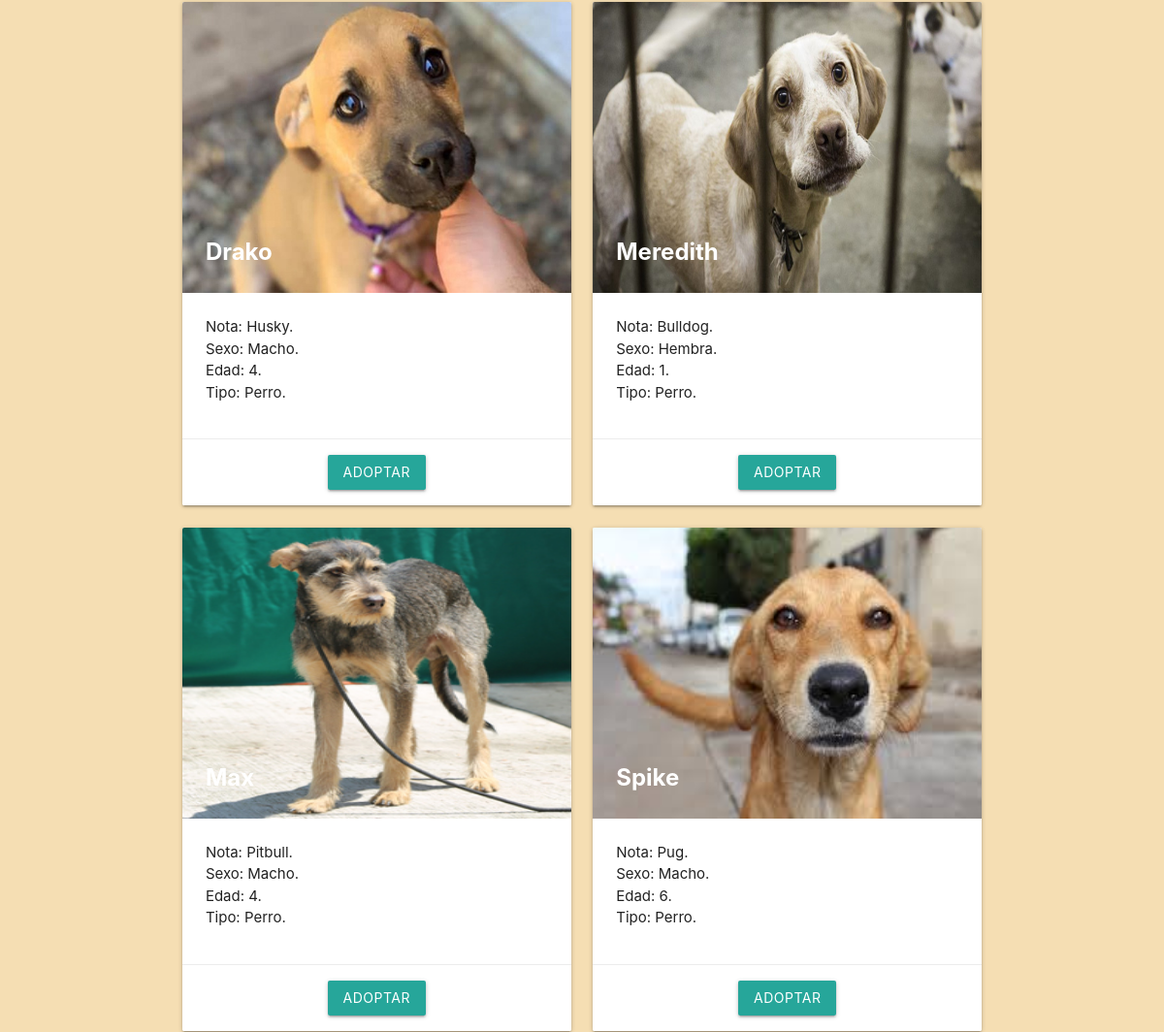
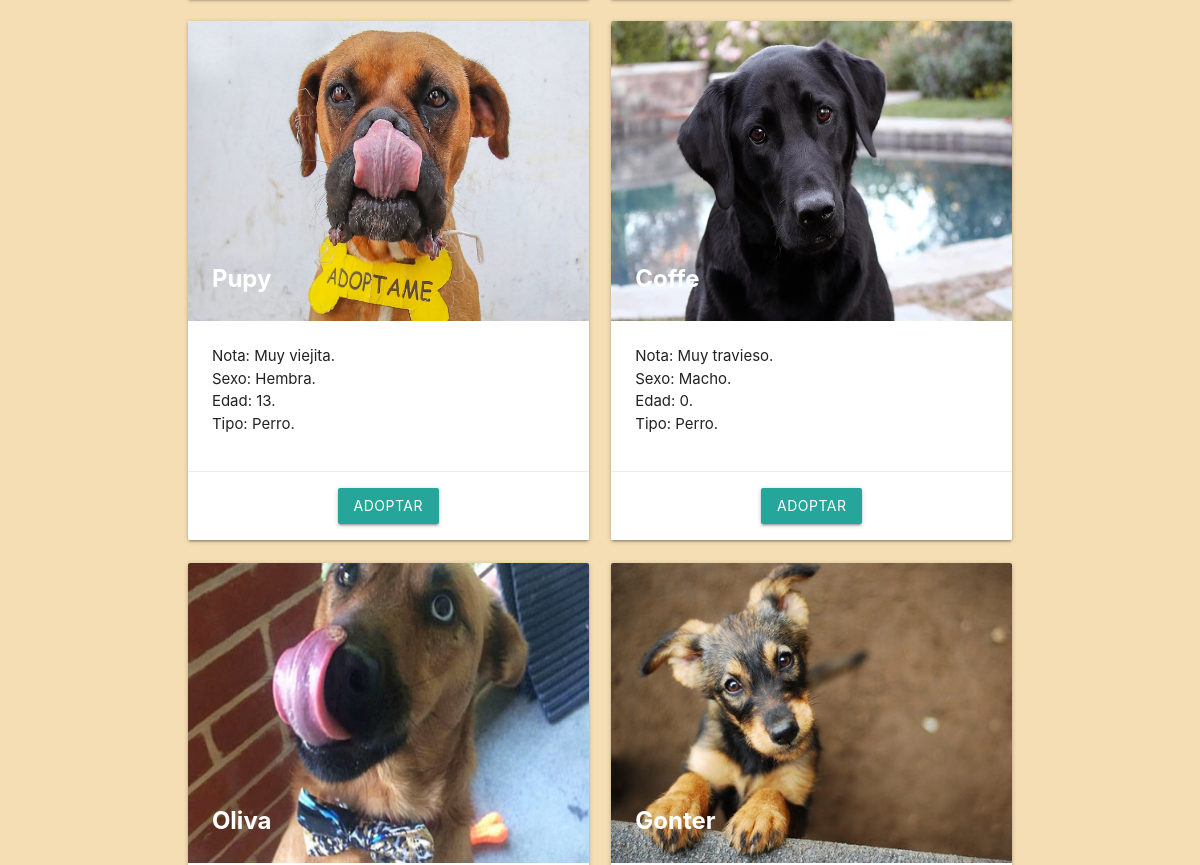
Page /views/perros.php (middle part) on the earlier database version (2 pictures, top to bottom).
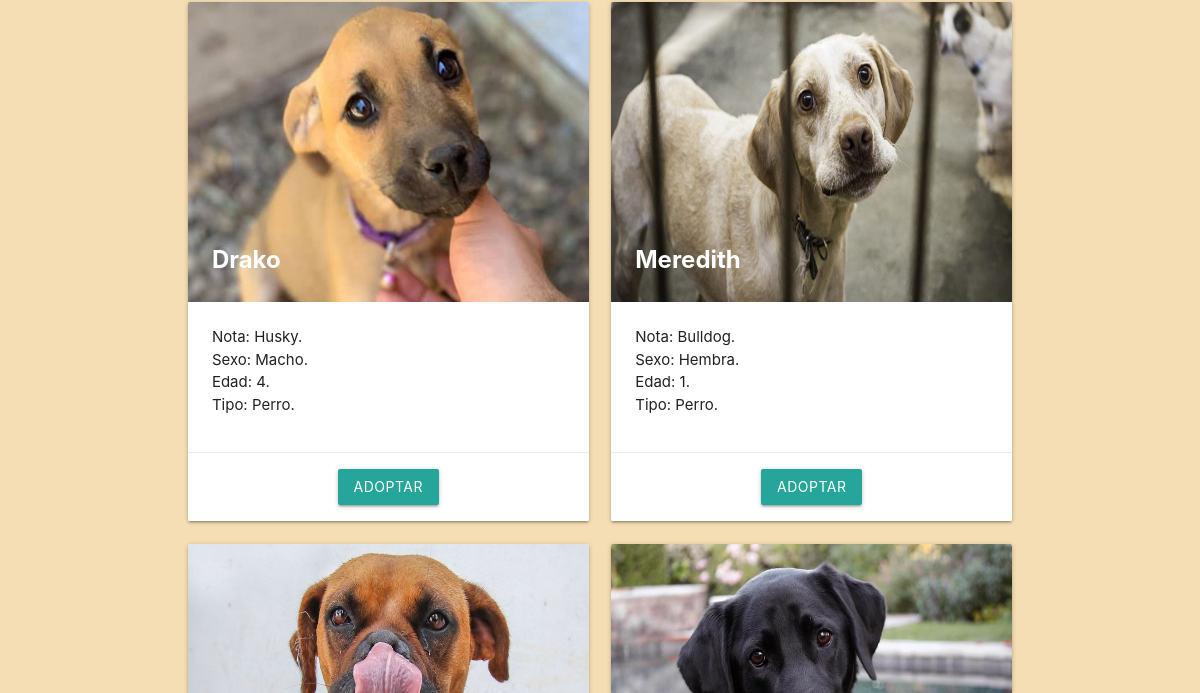
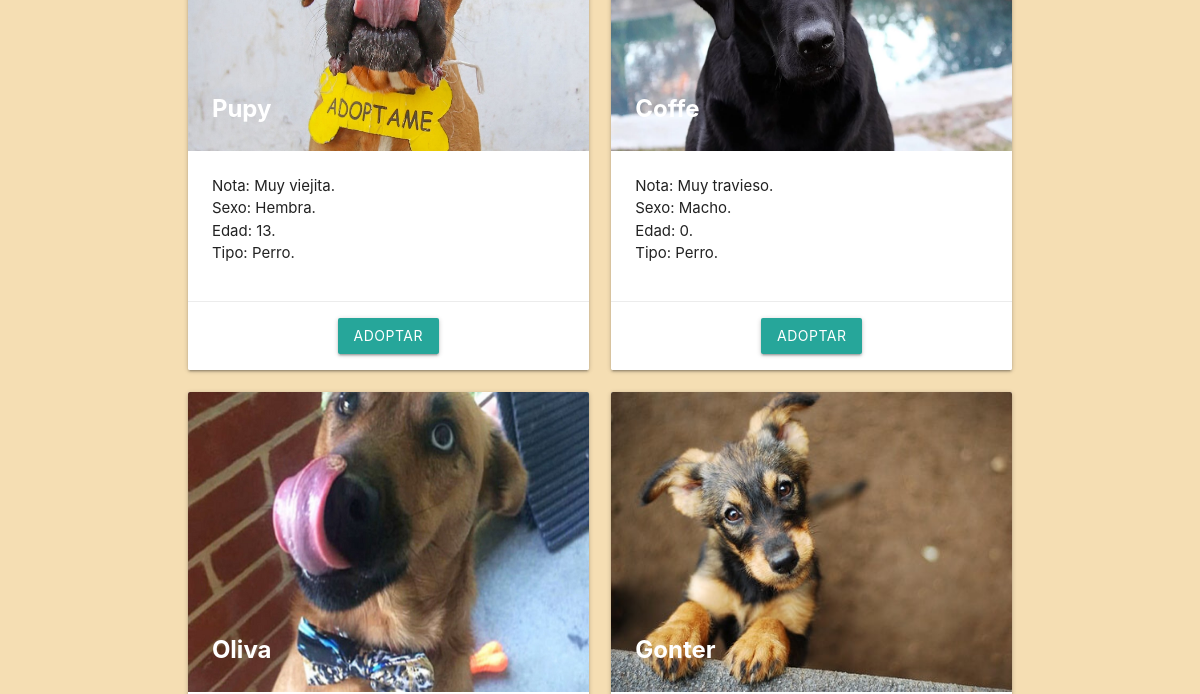
Same page on the later database version (2 pictures, top to bottom).
### tables this page shows
CREATE TABLE `mascotas` (
  `id` int(11) NOT NULL,
  `nombre` varchar(30) NOT NULL,
  `nota` text NOT NULL,
  `sexo` enum('Hembra','Macho') NOT NULL,
  `edad` int(2) NOT NULL DEFAULT 0,
  `tipo` enum('Gato','Perro') NOT NULL,
  `imagen` text NOT NULL DEFAULT 'gato',
  `estatus` tinyint(1) NOT NULL DEFAULT 1
);

### views/perros.php (the view, shortened to what this page needs)
<?php include('../layouts/header.php'); ?>
<section>
    <div class="fondo">
        <div class="row" ">
            <div class="col s12">
                <div class="container" style="margin-top: 40px;">
                    <div class="row">
                        <?php
                            include('../server/conexion.php');
                            $resultado = $conexion -> query( "select * from mascotas where tipo = 'Perro' AND estatus = 1") or die($conexion -> error);
                        ?>
                        <?php while($fila = mysqli_fetch_array($resultado)) { ?>
                            <div class="col s12 m6 l6 xl4">
                                <div class="card">
                                    <div class="card-image">
                                        <img src="../img/pet/<?php echo $fila['imagen'];?>" style="width: 100%; height: 300px;">
                                        <span class="card-title" style="color: white; font-weight: bold;"><?php echo $fila['nombre']?></span>
                                    </div>
                                    <div class="card-content" style="height: 150px;">
                                        <p>Nota: <?php echo $fila['nota'];?>.</p>
                                        <p>Sexo: <?php echo $fila['sexo'];?>.</p>
                                        <p>Edad: <?php echo $fila['edad'];?>.</p>
                                        <p>Tipo: <?php echo $fila['tipo'];?>.</p>
                                    </div>
                                    <div class="card-action center">
                                        <a class="waves-effect waves-light btn modal-trigger" href="pet_details.php?id=<?php echo $fila['id'];?>">ADOPTAR</a>
                                    </div>
                                </div>
                            </div>
                        <?php } mysqli_close($conexion); ?>
                    </div>
                </div>
            </div>
        </div>
    </div>
<?php include('../layouts/footer.php'); ?>

### layouts/header.php (shortened to what this page needs)
<!DOCTYPE html>
<html lang="es">
<head>
    <link rel="stylesheet" href="https://cdnjs.cloudflare.com/ajax/libs/materialize/1.0.0/css/materialize.min.css">
</head>
<body style="background-color: wheat;">

### layouts/footer.php (shortened to what this page needs)
</body>
</html>

Differences in the rows shown:
no longer on this page (row edited): mascotas: imagen (picture), nombre "Max", nota "Pitbull", sexo "Macho", edad "4", tipo "Perro"
no longer on this page (row edited): mascotas: imagen (picture), nombre "Spike", nota "Pug", sexo "Macho", edad "6", tipo "Perro"
